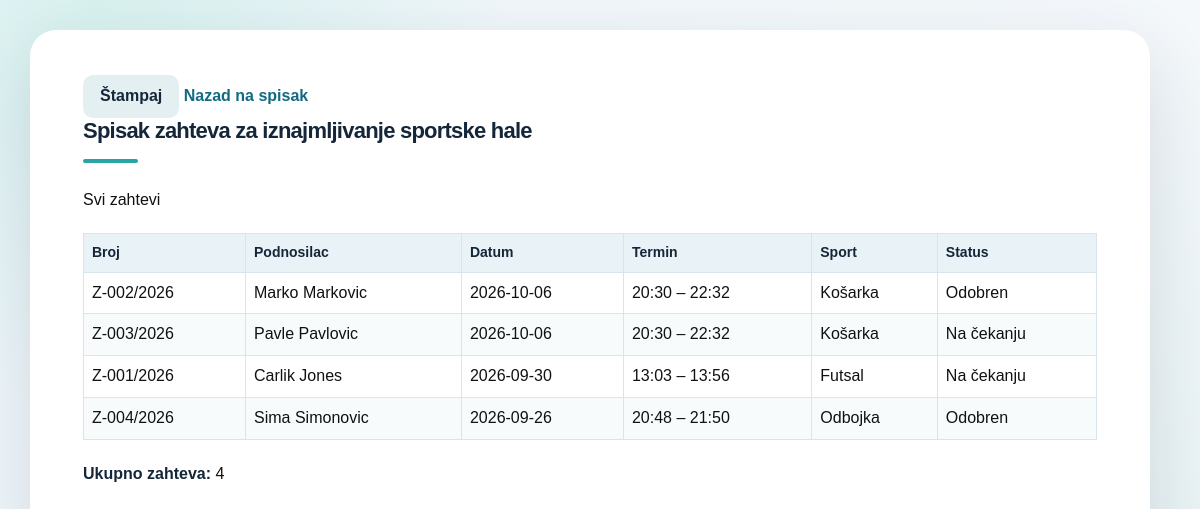
Screenshot of /sportska_hala/stampa_spiska.php (signed in) with the database file from the repository.
### tables this page shows
CREATE TABLE `zahtevi` (
  `id` int(11) NOT NULL,
  `broj_zahteva` varchar(30) NOT NULL,
  `datum_podnosenja` date NOT NULL,
  `podnosilac` varchar(100) NOT NULL,
  `kontakt` varchar(100) NOT NULL,
  `datum_koriscenja` date NOT NULL,
  `vreme_od` time NOT NULL,
  `vreme_do` time NOT NULL,
  `sport_id` int(11) NOT NULL,
  `status` enum('na_cekanju','odobren','odbijen') NOT NULL DEFAULT 'na_cekanju'
);

CREATE TABLE `sportovi` (
  `id` int(11) NOT NULL,
  `naziv` varchar(50) NOT NULL
);

### sportska_hala/klase/BazaPodataka.php (called while the page is built, shortened)
<?php
class BazaPodataka
{
    public function __construct()
    {
        $this->veza = new PDO(
            'mysql:host=localhost;dbname=sportska_hala;charset=utf8mb4',
            'root',
            ''
        );
    }
}

### sportska_hala/klase/Zahtevi.php (called while the page is built, shortened)
<?php
require_once __DIR__ . '/BazaPodataka.php';
class Zahtevi extends BazaPodataka
{
    public function prikaziSve(string $pretraga = ''): array
    {
        $upit = $this->veza->prepare(
            'SELECT z.id, z.broj_zahteva, z.podnosilac,
                    z.datum_koriscenja, z.vreme_od, z.vreme_do,
                    z.status, s.naziv AS sport
             FROM zahtevi z
             JOIN sportovi s ON s.id = z.sport_id
             WHERE z.broj_zahteva LIKE :pretraga
                OR z.podnosilac LIKE :pretraga
             ORDER BY z.datum_koriscenja DESC, z.vreme_od DESC'
        );
        $upit->execute([
            'pretraga' => '%' . $pretraga . '%'
        ]);
        return $upit->fetchAll(PDO::FETCH_ASSOC);
    }
}

### sportska_hala/stampa_spiska.php (the view, shortened to what this page needs)
<?php
require_once __DIR__ . '/klase/Zahtevi.php';
$pretraga = trim($_GET['pretraga'] ?? '');
$zahtevi = (new Zahtevi())->prikaziSve($pretraga);
function prikazi(string $vrednost): string
{
    return htmlspecialchars($vrednost, ENT_QUOTES, 'UTF-8');
}
$statusNaziv = [
    'na_cekanju' => 'Na čekanju',
    'odobren' => 'Odobren',
    'odbijen' => 'Odbijen'
];
?>
<!DOCTYPE html>
<html lang="sr">
<head>
<link rel="stylesheet" href="stil.css">
</head>
<body>
    <div class="komande">
        <button type="button" onclick="window.print()">Štampaj</button>
        <a href="zahtevi.php?pretraga=<?= urlencode($pretraga) ?>">
            Nazad na spisak
        </a>
    </div>
    <h1>Spisak zahteva za iznajmljivanje sportske hale</h1>
    <?php if ($pretraga !== ''): ?>
        <p><strong>Filter:</strong> <?= prikazi($pretraga) ?></p>
    <?php else: ?>
        <p>Svi zahtevi</p>
    <?php endif; ?>
    <table>
        <thead>
            <tr>
                <th>Broj</th>
                <th>Podnosilac</th>
                <th>Datum</th>
                <th>Termin</th>
                <th>Sport</th>
                <th>Status</th>
            </tr>
        </thead>
        <tbody>
            <?php foreach ($zahtevi as $zahtev): ?>
                <tr>
                    <td><?= prikazi($zahtev['broj_zahteva']) ?></td>
                    <td><?= prikazi($zahtev['podnosilac']) ?></td>
                    <td><?= prikazi($zahtev['datum_koriscenja']) ?></td>
                    <td>
                        <?= prikazi(substr($zahtev['vreme_od'], 0, 5)) ?>
                        –
                        <?= prikazi(substr($zahtev['vreme_do'], 0, 5)) ?>
                    </td>
                    <td><?= prikazi($zahtev['sport']) ?></td>
                    <td>
                        <?= prikazi($statusNaziv[$zahtev['status']] ?? $zahtev['status']) ?>
                    </td>
                </tr>
            <?php endforeach; ?>
        </tbody>
    </table>
    <p><strong>Ukupno zahteva:</strong> <?= count($zahtevi) ?></p>
</body>
</html>

### sportska_hala/stil.css (style rules this page uses)
:root { color-scheme: light; --tamna: #142638; --tekst: #23384a; --prigusena: #64788b; --plava: #126a82; --plava-tamna: #0b5369; --svetla: #edf7f7; --linija: #d8e5eb; --senka: 0 24px 70px rgba(20, 45, 61, .14); }
* { box-sizing: border-box; }
html { min-height: 100%; background: radial-gradient(circle at 8% 0%, #d8f1ef, transparent 30%), linear-gradient(135deg, #edf5fa, #f4f8fb 60%, #e3f0f1); }
body { max-width: 1120px; min-height: calc(100vh - 76px); margin: 38px auto; padding: 44px 52px 56px; border: 1px solid rgba(255,255,255,.8); border-radius: 26px; background: #fff; box-shadow: var(--senka); color: var(--tekst); font: 16px/1.55 system-ui, -apple-system, "Segoe UI", Arial, sans-serif; }
h1, h2 { color: var(--tamna); line-height: 1.2; }
h1 { margin: 0 0 25px; font-size: clamp(27px, 3vw, 38px); letter-spacing: -.035em; }
h1::after { content: ""; display: block; width: 55px; height: 4px; margin-top: 15px; border-radius: 8px; background: #28a4a5; }
p { margin: 12px 0; }
strong { color: var(--tamna); }
a { color: var(--plava); font-weight: 600; text-decoration: none; }
input, select, button { font: inherit; }
button { min-height: 42px; padding: 9px 17px; border: 0; border-radius: 10px; background: var(--plava); color: #fff; font-weight: 650; cursor: pointer; transition: background .15s ease, transform .15s ease; }
button[type="button"], form[action="odjava.php"] button { background: #e4eff2; color: var(--tamna); }
table { width: 100%; margin: 22px 0; border-collapse: collapse; background: white; }
th, td { padding: 12px 13px; border: 1px solid var(--linija) !important; text-align: left; vertical-align: middle; }
th { background: #e9f2f6 !important; color: var(--tamna); font-size: 14px; }
tbody tr:nth-child(even) { background: #f8fbfc; }

### sportska_hala/stampa_spiska.php (style rules this page uses)
body { font-family: Arial, sans-serif; margin: 30px; color: #111; }
h1 { font-size: 22px; }
table { width: 100%; border-collapse: collapse; margin-top: 20px; }
th, td { border: 1px solid #aaa; padding: 8px; text-align: left; }
th { background: #eee; }

### rows the page displays
zahtevi: broj_zahteva "Z-002/2026", podnosilac "Marko Markovic", datum_koriscenja "2026-10-06", vreme_od "20:30", vreme_do "22:32", sport.naziv "Košarka", status "Odobren"
zahtevi: broj_zahteva "Z-003/2026", podnosilac "Pavle Pavlovic", datum_koriscenja "2026-10-06", vreme_od "20:30", vreme_do "22:32", sport.naziv "Košarka", status "Na čekanju"
zahtevi: broj_zahteva "Z-001/2026", podnosilac "Carlik Jones", datum_koriscenja "2026-09-30", vreme_od "13:03", vreme_do "13:56", sport.naziv "Futsal", status "Na čekanju"
zahtevi: broj_zahteva "Z-004/2026", podnosilac "Sima Simonovic", datum_koriscenja "2026-09-26", vreme_od "20:48", vreme_do "21:50", sport.naziv "Odbojka", status "Odobren"

### other values shown
count($zahtevi) "4"
